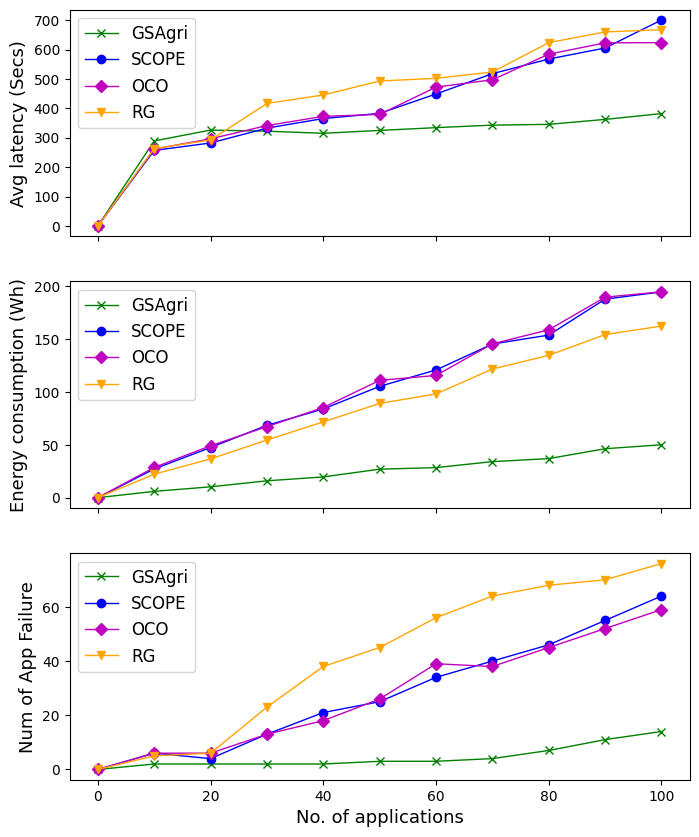

Python code for this plot:
import matplotlib.pyplot as plt

#x_axis = [0, 15, 30, 45, 60, 75, 90, 105, 120, 135, 150]
x_axis = [0, 10, 20, 30, 40, 50, 60, 70, 80, 90, 100]

#latency:
y_axis_latency_large_GSAgri = [0, 289.0, 325.89, 322.17, 315.0, 324.75, 334.22, 342.73, 345.42, 362.27, 382.0]
y_axis_latency_large_SCOPE = [0, 256.79, 282.04, 332.58, 365.20, 382.75, 448.71, 517.79, 567.621, 605.037, 700.321]
y_axis_latency_large_OCO = [0, 261.5, 296.18, 341.37, 372.57, 379.30, 472.11, 497.07, 584.1, 622.56, 623.47]
y_axis_latency_large_RG = [0, 262.81, 292.28, 416.57, 445.43, 492.86, 502.04, 523.45, 623.34, 659.76, 667.41]

#Energy
y_axis_energy_large_GSAgri = [0, 5.94, 10.25, 15.93, 19.61, 26.92, 28.41, 34.05, 36.92, 46.26, 49.99]
y_axis_energy_large_SCOPE = [0, 27.145, 47.375, 68.355, 83.825, 105.19, 120.7, 145.195, 153.64, 187.605, 194.485]
y_axis_energy_large_OCO = [0, 28.57, 49.05, 67.12, 85.2, 110.855, 115.525, 145.36, 158.63, 189.48, 194.58]
y_axis_energy_large_RG = [0, 22.18, 36.62, 54.52, 71.6145, 89.0655, 98.025, 121.5605, 134.506, 154.135, 162.165]

#Failure:
y_axis_failure_large_GSAgri = [0, 2, 2, 2, 2, 3, 3, 4, 7, 11, 14]
y_axis_failure_large_SCOPE = [0, 6, 4, 13, 21, 25, 34, 40, 46, 55, 64]
y_axis_failure_large_OCO = [0, 6, 6, 13, 18, 26, 39, 38, 45, 52, 59]
y_axis_failure_large_RG = [0, 5, 6, 23, 38, 45, 56, 64, 68, 70, 76]

fig, (ax1, ax2, ax3) = plt.subplots(3, 1, figsize=(8, 10), sharex=True) #horizontal
#fig, (ax1, ax2, ax3) = plt.subplots(1, 3, figsize=(10, 5))

ax1.plot(x_axis, y_axis_latency_large_GSAgri, marker='x', label='GSAgri', linewidth=1, color='green')
ax1.plot(x_axis, y_axis_latency_large_SCOPE, marker='o', label='SCOPE', linewidth=1, color='blue')
ax1.plot(x_axis, y_axis_latency_large_OCO, marker='D', label='OCO', linewidth=1, color='m')
ax1.plot(x_axis, y_axis_latency_large_RG, marker='v', label='RG', linewidth=1, color='orange')
ax1.set_ylabel('Avg latency (Secs)', fontsize = 13)

ax2.plot(x_axis, y_axis_energy_large_GSAgri, marker='x', label='GSAgri', linewidth=1, color='green')
ax2.plot(x_axis, y_axis_energy_large_SCOPE, marker='o', label='SCOPE', linewidth=1, color='blue')
ax2.plot(x_axis, y_axis_energy_large_OCO, marker='D', label='OCO', linewidth=1, color='m')
ax2.plot(x_axis, y_axis_energy_large_RG, marker='v', label='RG', linewidth=1, color='orange')
ax2.set_ylabel('Energy consumption (Wh)', fontsize = 13)
#ax2.set_title('Medium Density Application')

ax3.plot(x_axis, y_axis_failure_large_GSAgri, marker='x', label='GSAgri', linewidth=1, color='green')
ax3.plot(x_axis, y_axis_failure_large_SCOPE, marker='o', label='SCOPE', linewidth=1, color='blue')
ax3.plot(x_axis, y_axis_failure_large_OCO, marker='D', label='OCO', linewidth=1, color='m')
ax3.plot(x_axis, y_axis_failure_large_RG, marker='v', label='RG', linewidth=1, color='orange')
ax3.set_ylabel('Num of App Failure', fontsize = 13)

plt.xlabel('No. of applications', fontsize = 13)
ax1.legend(loc='best', prop={'size': 12})
ax2.legend(loc='best', prop={'size': 12})
ax3.legend(loc='best', prop={'size': 12})

plt.savefig('mix_large.png', bbox_inches='tight')
plt.show()
